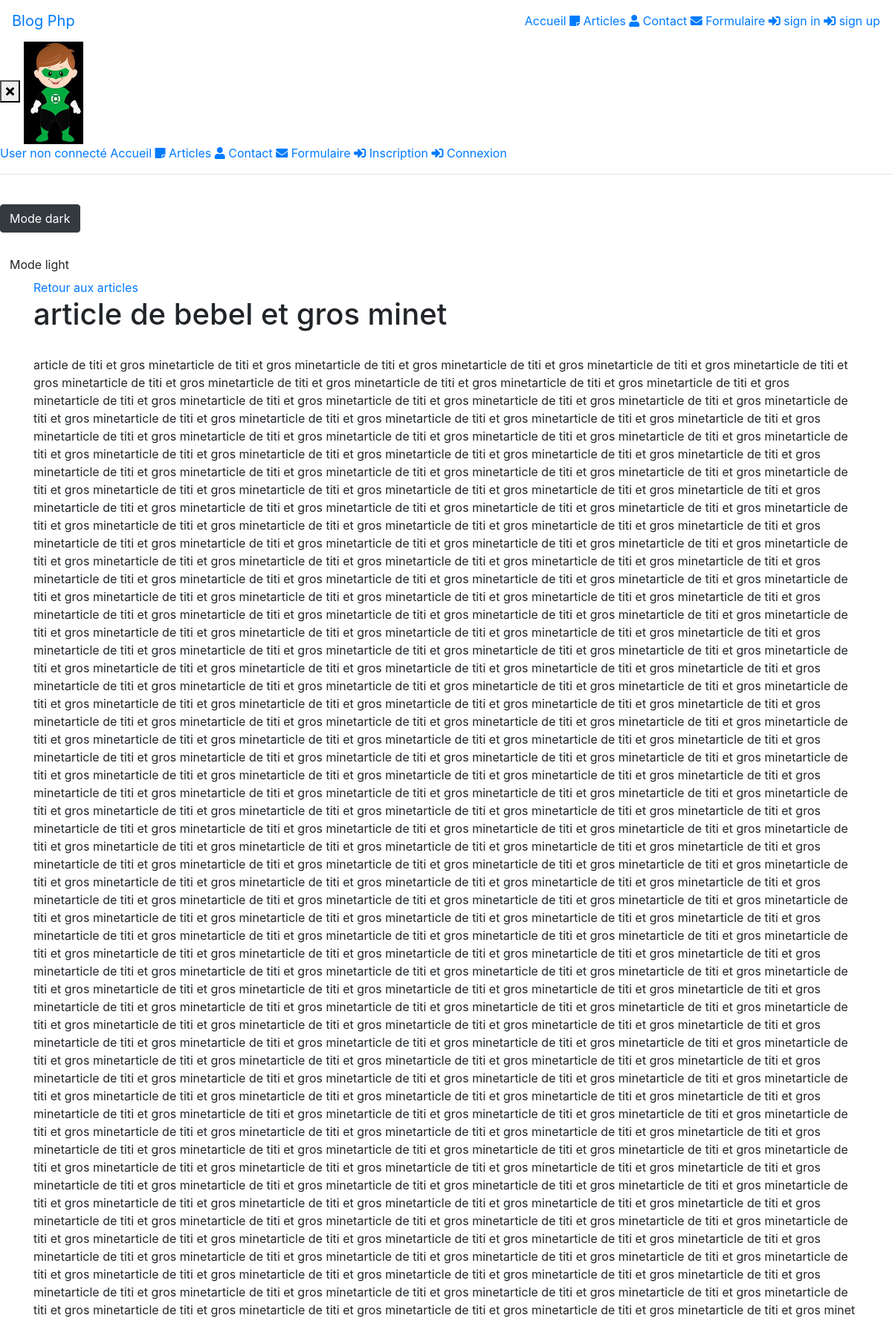
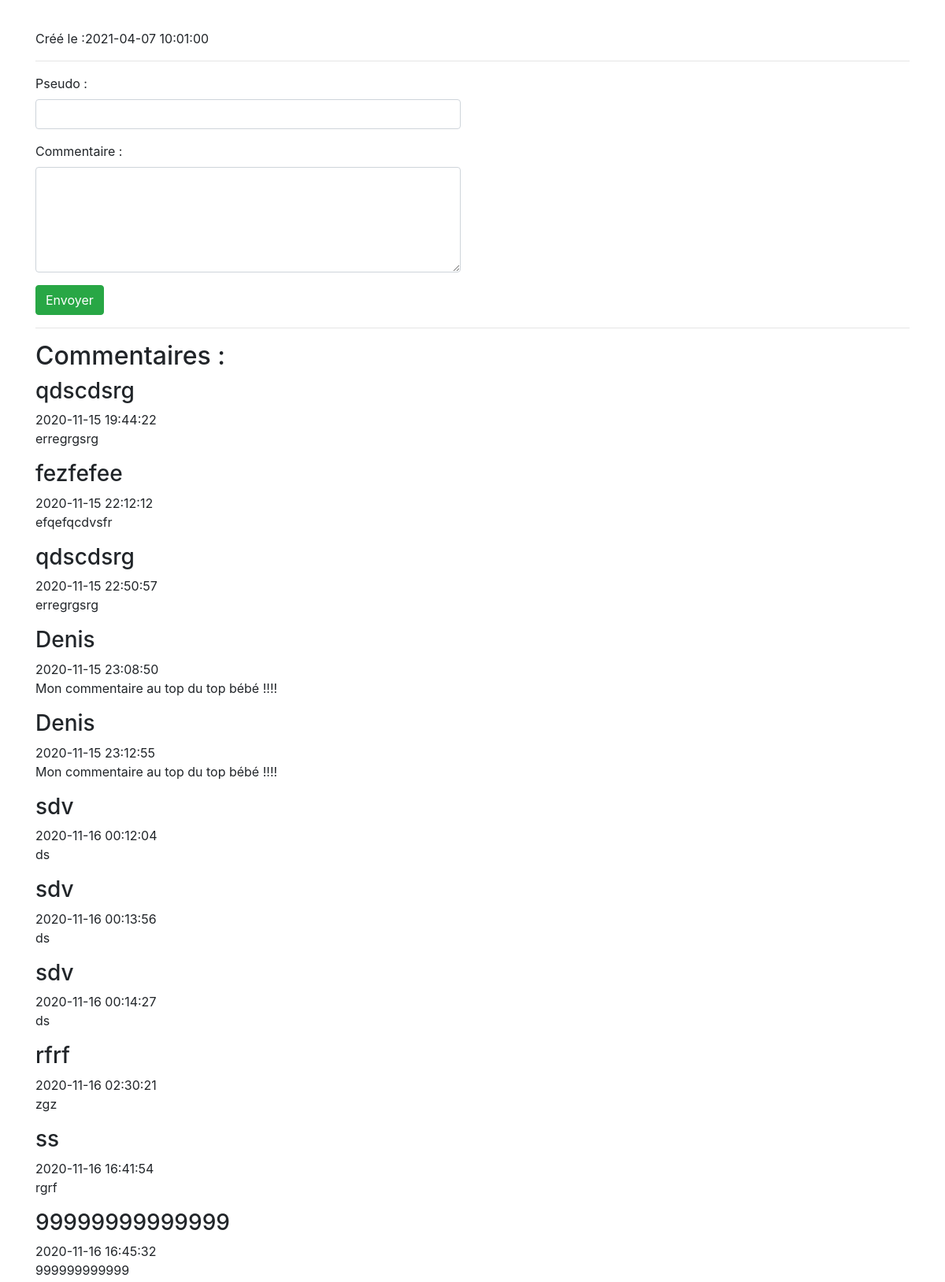
The app's page /old_pages/article.php?id=62 (upper part) with its own data (2 pictures, top to bottom).
### tables this page shows
CREATE TABLE `articles` (
  `id` int(11) NOT NULL,
  `user_id` int(11) DEFAULT NULL,
  `categories_id` int(11) DEFAULT NULL,
  `title` varchar(100) NOT NULL,
  `content` text NOT NULL,
  `date` datetime NOT NULL,
  `author` varchar(50) DEFAULT NULL,
  `online` tinyint(1) NOT NULL DEFAULT '0',
  `slug` varchar(20) DEFAULT NULL,
  `edition` datetime NOT NULL
);

CREATE TABLE `comments` (
  `id` int(11) NOT NULL,
  `articleId` int(11) DEFAULT NULL,
  `author` varchar(100) NOT NULL,
  `comment` text NOT NULL,
  `date` datetime NOT NULL,
  `approved` int(11) NOT NULL DEFAULT '0',
  `report` int(11) NOT NULL DEFAULT '0'
);

### config/functions.php (called while the page is built, shortened)
<?php
function getArticle($id)
{
    $pathToRootFolder = "../../";
    require($pathToRootFolder.'config/connect.php');
    $req = $bdd->prepare('SELECT * FROM articles WHERE id = ?');
    $req->execute(array($id));
    if($req->rowCount() == 1)
    {
        $data = $req->fetch(PDO::FETCH_OBJ);
        return $data;
    }
    else
    header('Location: index.php');
}
function getComments()
{
    $pathToRootFolder = "../../";
    require($pathToRootFolder.'config/connect.php');
    $req = $bdd->prepare('SELECT * FROM comments');
    $req->execute(array());
    $data = $req->fetchAll(PDO::FETCH_OBJ);
    return $data;
}

### old_pages/article.php (the view, shortened to what this page needs)
<?php
if (!isset($_GET['id']) or !is_numeric($_GET['id']))
    header('location: index.php');
else {
    extract($_GET);
    $id = strip_tags($id);
    require_once('config/functions.php');
    $article = getArticle($id);
    $comments = getComments($id);
}
?>
<!DOCTYPE html>
<html lang="fr">
<head>
    <link rel="stylesheet" href="https://cdn.jsdelivr.net/npm/bootstrap@4.5.3/dist/css/bootstrap.min.css">
</head>
<body class="layout with-sidenav">
    <?php
    include("src/Views/common/navbar-front.php");
    ?>
    <div class="container-fluid">
        <div class="container">
            <a href="article_all.php">Retour aux articles</a>
            <h1><?= $article->title ?></h1>
            <br>
            <p><?= $article->content ?></p>
            <br>
            Créé le :<time><?= $article->date ?></time>
            <br>
            <hr>
            <div class="row">
                <div class="col-md-6">
                    <form action="article.php?id=<?= $article->id ?>" method="post">
                        <p>
                            <label for="author">Pseudo :</label><br>
                            <input type="text" name="author" id="author" value="<?php if (isset($author)) echo $author ?>" class="form-control">
                        </p>
                        <p>
                            <label for="comment">Commentaire :</label><br>
                            <textarea name="comment" id="comment" cols="30" rows="5" class="form-control"><?php if (isset($comment)) echo $comment ?></textarea>
                        </p>
                        <button class="btn btn-success" type="submit">Envoyer</button>
                    </form>
                </div>
            </div>
            <hr>
            <h2>Commentaires :</h2>
            <?php foreach ($comments as $com) : ?>
                <h3><?= $com->author ?></h3>
                <time><?= $com->date ?></time>
                <p><?= $com->comment ?></p>
            <?php endforeach; ?>
        </div>
    </div>
</body>
</html>

### records on screen
articles: title "article de bebel et gros minet", content "article de titi et gros minetarticle de titi et gros minetarticle de titi et gros minetarticle de titi et gros minetarticle de titi et gros minetarticle de titi et gros minetarticle de titi et gros minetarticle de titi et gros minetarticle de titi et gros minetarticle de titi et gros minetarticle de titi et gros minetarticle de titi et gros minetarticle de titi et gros minetarticle de titi et gros minetarticle de titi et gros minetarticle de titi et gros minetarticle de titi et gros minetarticle de titi et gros minetarticle de titi et gros minetarticle de titi et gros minetarticle de titi et gros minetarticle de titi et gros minetarticle de titi et gros minetarticle de titi et gros…", date "2021-04-07 10:01:00"
comments: author "qdscdsrg", date "2020-11-15 19:44:22", comment "erregrgsrg"
comments: author "fezfefee", date "2020-11-15 22:12:12", comment "efqefqcdvsfr"
comments: author "qdscdsrg", date "2020-11-15 22:50:57", comment "erregrgsrg"
comments: author "Denis", date "2020-11-15 23:08:50", comment "Mon commentaire au top du top bébé !!!!"
comments: author "Denis", date "2020-11-15 23:12:55", comment "Mon commentaire au top du top bébé !!!!"
comments: author "sdv", date "2020-11-16 00:12:04", comment "ds"
comments: author "sdv", date "2020-11-16 00:13:56", comment "ds"
comments: author "sdv", date "2020-11-16 00:14:27", comment "ds"
comments: author "rfrf", date "2020-11-16 02:30:21", comment "zgz"
comments: author "ss", date "2020-11-16 16:41:54", comment "rgrf"
comments: author "99999999999999", date "2020-11-16 16:45:32", comment "999999999999"
